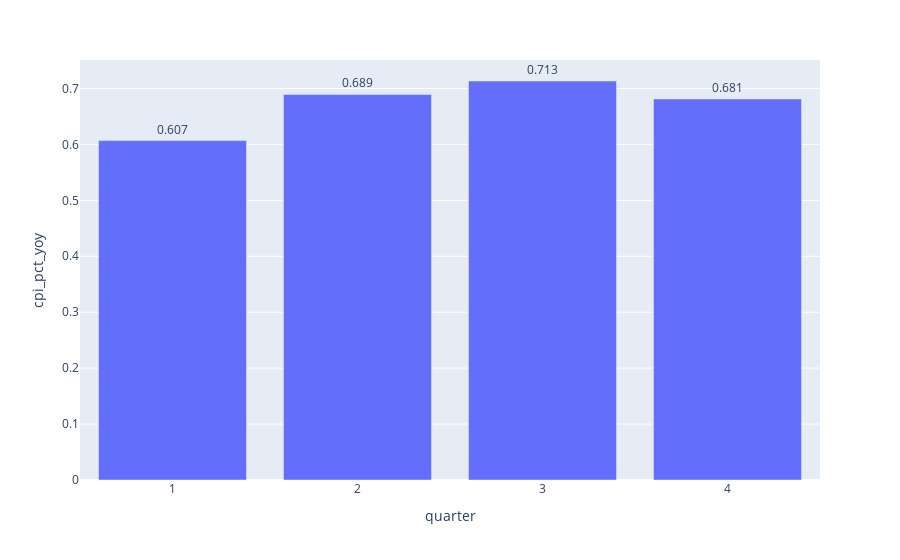

Notebook cell for this chart:
### Code cell
fig = px.bar(
    data_frame=df_eda.groupby(['quarter']).std().reset_index(),
    x="quarter",
    y="cpi_pct_yoy", text="cpi_pct_yoy"
).update_traces(texttemplate='%{text:0.3f}', textposition='outside').update_xaxes(nticks=5)

fig.show()

### Figure 1 — Plotly figure (JSON) as saved in the notebook; plotly's stock layout.template omitted (floating-point values rounded to 4 significant figures)
{"data": [{"alignmentgroup": "True", "hovertemplate": "quarter=%{x}<br>cpi_pct_yoy=%{text}<extra></extra>", "legendgroup": "", "marker": {"color": "#636efa", "pattern": {"shape": ""}}, "name": "", "offsetgroup": "", "orientation": "v", "showlegend": false, "text": [0.6068, 0.6893, 0.7134, 0.6813], "textposition": "outside", "texttemplate": "%{text:0.3f}", "type": "bar", "x": [1, 2, 3, 4], "xaxis": "x", "y": [0.6068, 0.6893, 0.7134, 0.6813], "yaxis": "y"}], "layout": {"barmode": "relative", "legend": {"tracegroupgap": 0}, "margin": {"t": 60}, "xaxis": {"anchor": "y", "domain": [0, 1], "nticks": 5, "title": {"text": "quarter"}}, "yaxis": {"anchor": "x", "domain": [0, 1], "title": {"text": "cpi_pct_yoy"}}}}
